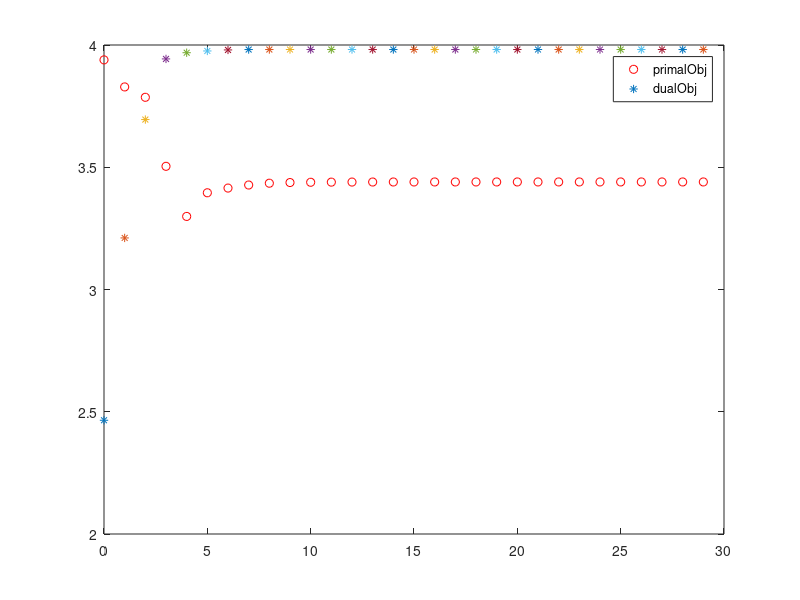
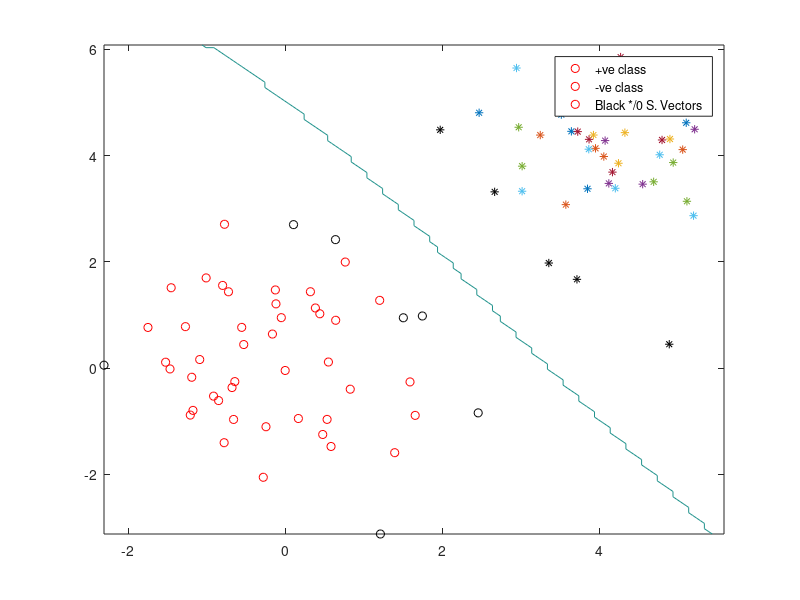

Write the MATLAB code that produced these figures, in order. (Note: this script raises an error after producing the figures.)
function  gradient()

	X=csvread('data_1.csv');
    X=X(randperm(size(X,1)),:);
    [m, n]=size(X);
    Y=X(:,n);
    X(:,n)=[];
    KT=zeros(m,m);
    gama=.09;
    ERR=-Y;
    C=.7;
    %epsilon=exp(-5);
    tol=exp(-3);
    alfa=zeros(m,1);
    b=-0.0473971456320590;


    %computing K for training points
    for i=1:m,
       for j=1:m,
            KT(i,j)=exp(-gama*power(norm(X(i,:)-X(j,:)),2));
            %KT(i,j)=power(X(i,:)*X(j,:)',13); 
        end
    end
    flag=0;
    figure;
    cnt=0;
    while cnt<30,
    	for i=1:m,
    		y=Y(i);    		
    		alfa(i)=alfa(i)+(1/KT(i,i))*(1-y*(sum(Y.*alfa.* KT(i,:)')));
    		if alfa(i)<0,
    			alfa(i)=0;
    		elseif alfa(i)>C,
    			alfa(i)=C;
    		end	    
    		value=sum(Y.*alfa.* KT(i,:)')+.01;					
    		ERR(i)=value-y;
    		E=ERR(i);
			r=E*y;
    		%if( (r>-tol && alfa(i)<C) || (r<tol && alfa(i)>0) ),
    		%	flag=flag+1;
    		%end
    	end
        sumAlfa=sum(alfa);
        dualObj=sumAlfa-0.5*((alfa.*Y)'*KT*(alfa.*Y));   			
        primalObj=2*dualObj-sumAlfa-dualObj*(sumAlfa-dualObj+1);
        primalObj=-primalObj/(1+dualObj);
        plot(cnt,primalObj,'ro');
        hold on
        plot(cnt,dualObj,'*');
        cnt=cnt+1;
        if flag==m,
            break;
        else
            flag=0;
        end

    end
    legend('primalObj','dualObj');
    %disp(alfa);
    %for i=1:m,
    %    for j=1:train,
    %        K(i,j)=exp(-gama*power(norm(X(i,:)-X(j,:)),2));
            %K(i,j)=power(X(i,:)*X(j,:)',1);    
    %    end    
    %end    
    value=zeros(m,1);
    confMatrix=zeros(m,1);
    %for i=1:m,
    %    value(i)=sum(Y.*alfa.* KT(i,:)')+b;
    %    fprintf('%d:%d:%d\n',i,sign(value(i)),Y(i));
    %end    				

    for i=1:m,
        value(i)=sum(Y.*alfa.* KT(i,:)')+b;
        %fprintf('%d:%d:%d\n',i,sign(value(i)),Y(i));
        predictedClass=sign(value(i));
        actualClass=Y(i);
        if(predictedClass==1 && actualClass==1)
            confMatrix(i)=1;
        elseif(predictedClass==1 && actualClass== -1)
            confMatrix(i)=2;   
        elseif(predictedClass== -1 && actualClass==1)
            confMatrix(i)=3;
        elseif(predictedClass== -1 && actualClass== -1)
            confMatrix(i)=4;
        end
    end  
    %%%%% ESTIMATING PERFORMANCE PARAMETERS  %%%%%%
    sumTP=length(find(confMatrix==1));
    sumFP=length(find(confMatrix==2));
    sumFN=length(find(confMatrix==3));
    sumTN=length(find(confMatrix==4));

    accuracy=(sumTP+sumTN)/(sumTP+sumFP+sumFN+sumTN);
    precision=sumTP/(sumTP+sumFP);
    recall=sumTP/(sumTP+sumFN);
    fMeasure=2*precision*recall/(precision+recall);
    fprintf('no of misclassifications :%d\n',sumFP+sumFN);
    fprintf('accuracy :%.3f\n',accuracy);
    fprintf('precision :%.3f\n',precision);
    fprintf('recall/sensitivity :%.3f\n',recall);
    fprintf('F-Measure :%.3f\n',fMeasure);    

    %%%%% PLOTTING DECISION BOUNDARY %%%%%%
    figure;
    d = 0.1;
    [X1, X2] = meshgrid(min(X(:,1)):d:max(X(:,1)),min(X(:,2)):d:max(X(:,2)));
    sv=find(alfa>0);

    for i=1:m,
        if alfa(i)==0,
            if(Y(i)==1),
                plot(X(i,1),X(i,2),'ro');
            else
                plot(X(i,1),X(i,2),'*'); 
            end       
            %plot3(xval(i),yval(i),zval(i),'ro')
        else
            if(Y(i)==1),
                plot(X(i,1),X(i,2),'ko');
            else
                plot(X(i,1),X(i,2),'k*'); 
            end       
        end        
        hold on
    end
    legend('+ve class','-ve class','Black */0 S. Vectors');
    vals=zeros(size(X1));
    for i = 1:size(X1,2),
        this_X=[X1(:, i), X2(:, i)];
        for k=1:size(this_X,1),
            kgrid=zeros(m,1);
            %size(X(j,:))
            %size(this_X(k,:)')
            for j=1:m,
                kgrid(j)=exp(-gama*power(norm(X(j,:)-this_X(k,:)),2));
                %kgrid(j)=power(X(j,:)*this_X(k,:)',13);
            end
            val=sum(Y.*alfa.*kgrid)+b;
            vals(k,i)=sign(val);
        end        
    end

    %contour(X1,X2,vals,50);
    contour(X1, X2, vals, [0 0], 'Color', 'b');
    %figure;
    %surf(X1,X2,vals);
    length(sv)
end

